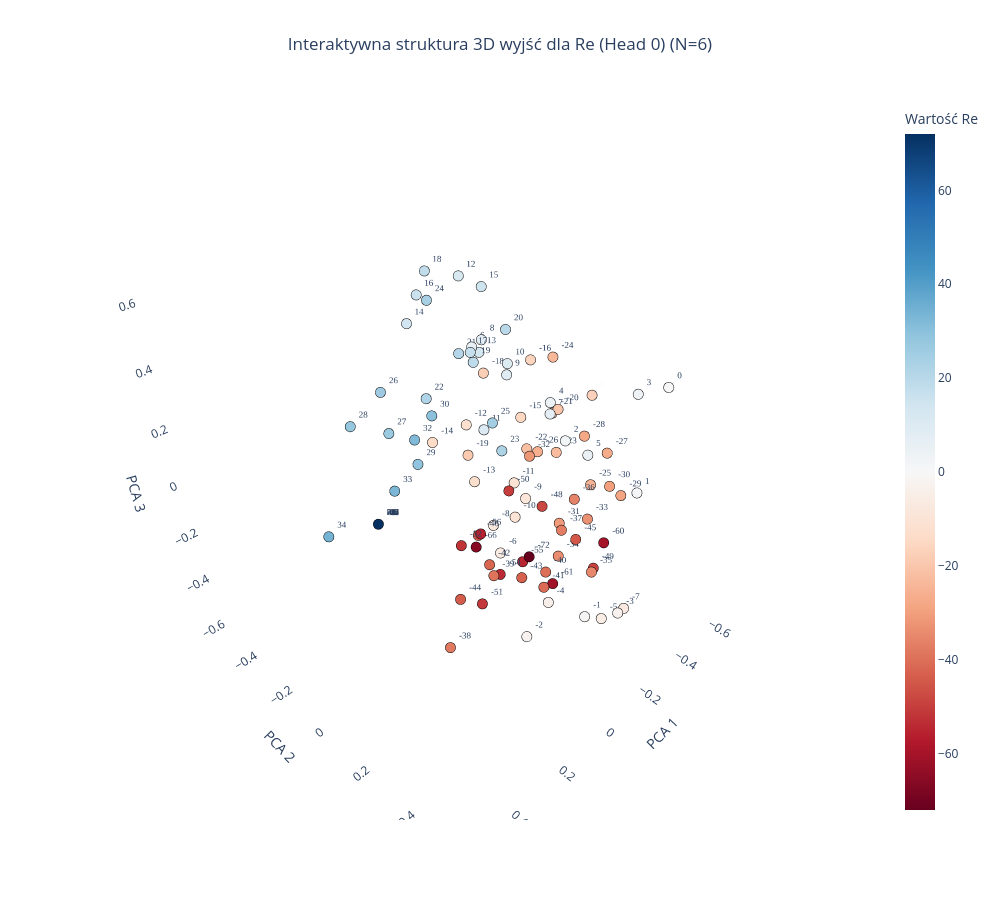
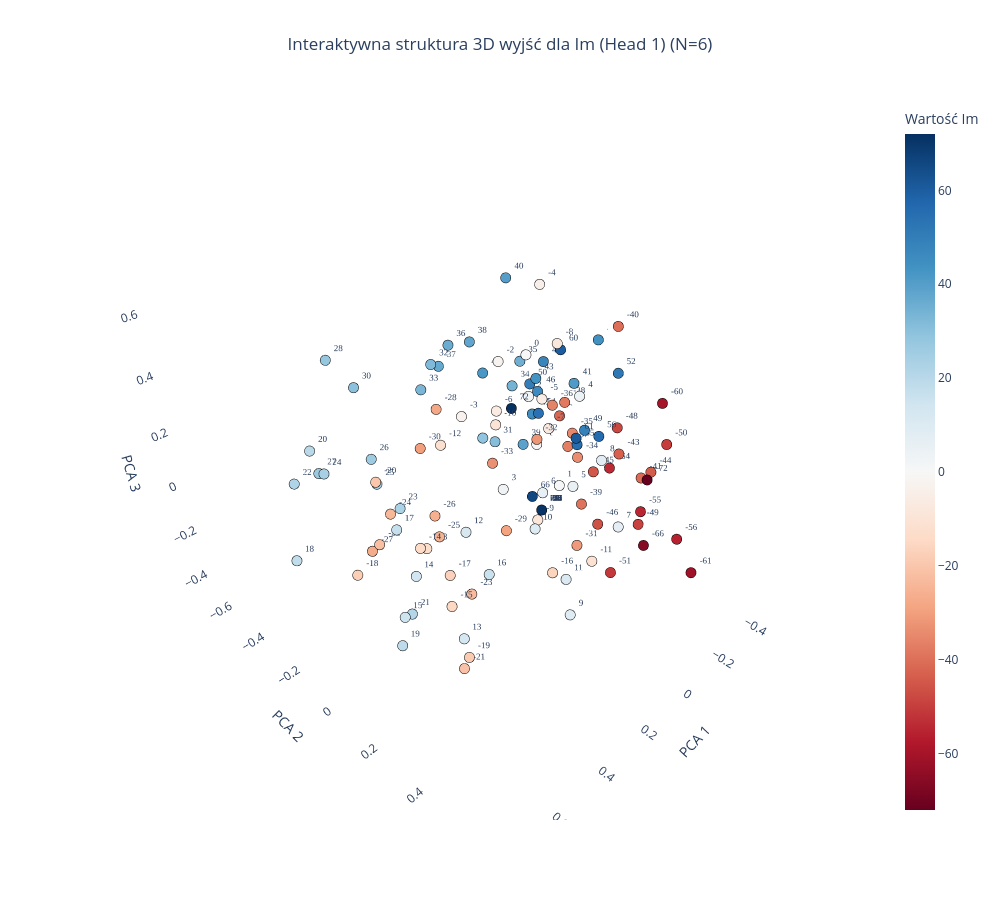

Notebook code cell kept with these figures, in order:
### Code cell
plot_output_head_plotly_3d(model, N=N, head_idx=0)

plot_output_head_plotly_3d(model, N=N, head_idx=1)

### Figure 1 — Plotly figure (JSON) as saved in the notebook; plotly's stock layout.template omitted (floating-point values rounded to 4 significant figures; data arrays with more than 128 entries replaced by an {"elided": "..."} marker saying what was removed)
{"data": [{"hoverinfo": "text", "hovertext": {"elided": "145 str values"}, "marker": {"color": {"elided": "145 int values"}, "colorbar": {"title": {"text": "Wartość Re"}}, "colorscale": [[0, "rgb(103,0,31)"], [0.1, "rgb(178,24,43)"], [0.2, "rgb(214,96,77)"], [0.3, "rgb(244,165,130)"], [0.4, "rgb(253,219,199)"], [0.5, "rgb(247,247,247)"], [0.6, "rgb(209,229,240)"], [0.7, "rgb(146,197,222)"], [0.8, "rgb(67,147,195)"], [0.9, "rgb(33,102,172)"], [1, "rgb(5,48,97)"]], "line": {"color": "Black", "width": 1}, "showscale": true, "size": 6}, "mode": "markers+text", "text": {"elided": "145 str values"}, "textfont": {"family": "Arial Black", "size": 9}, "textposition": "top right", "type": "scatter3d", "x": {"elided": "145 float values"}, "y": {"elided": "145 float values"}, "z": {"elided": "145 float values"}}], "layout": {"height": 900, "scene": {"xaxis": {"backgroundcolor": "white", "gridcolor": "rgba(200,200,200,0.2)", "title": {"text": "PCA 1"}}, "yaxis": {"backgroundcolor": "white", "gridcolor": "rgba(200,200,200,0.2)", "title": {"text": "PCA 2"}}, "zaxis": {"backgroundcolor": "white", "gridcolor": "rgba(200,200,200,0.2)", "title": {"text": "PCA 3"}}}, "showlegend": false, "title": {"text": "Interaktywna struktura 3D wyjść dla Re (Head 0) (N=6)", "x": 0.5, "xanchor": "center"}, "width": 1000}}

### Figure 2 — Plotly figure (JSON) as saved in the notebook; plotly's stock layout.template omitted (floating-point values rounded to 4 significant figures; data arrays with more than 128 entries replaced by an {"elided": "..."} marker saying what was removed)
{"data": [{"hoverinfo": "text", "hovertext": {"elided": "145 str values"}, "marker": {"color": {"elided": "145 int values"}, "colorbar": {"title": {"text": "Wartość Im"}}, "colorscale": [[0, "rgb(103,0,31)"], [0.1, "rgb(178,24,43)"], [0.2, "rgb(214,96,77)"], [0.3, "rgb(244,165,130)"], [0.4, "rgb(253,219,199)"], [0.5, "rgb(247,247,247)"], [0.6, "rgb(209,229,240)"], [0.7, "rgb(146,197,222)"], [0.8, "rgb(67,147,195)"], [0.9, "rgb(33,102,172)"], [1, "rgb(5,48,97)"]], "line": {"color": "Black", "width": 1}, "showscale": true, "size": 6}, "mode": "markers+text", "text": {"elided": "145 str values"}, "textfont": {"family": "Arial Black", "size": 9}, "textposition": "top right", "type": "scatter3d", "x": {"elided": "145 float values"}, "y": {"elided": "145 float values"}, "z": {"elided": "145 float values"}}], "layout": {"height": 900, "scene": {"xaxis": {"backgroundcolor": "white", "gridcolor": "rgba(200,200,200,0.2)", "title": {"text": "PCA 1"}}, "yaxis": {"backgroundcolor": "white", "gridcolor": "rgba(200,200,200,0.2)", "title": {"text": "PCA 2"}}, "zaxis": {"backgroundcolor": "white", "gridcolor": "rgba(200,200,200,0.2)", "title": {"text": "PCA 3"}}}, "showlegend": false, "title": {"text": "Interaktywna struktura 3D wyjść dla Im (Head 1) (N=6)", "x": 0.5, "xanchor": "center"}, "width": 1000}}
